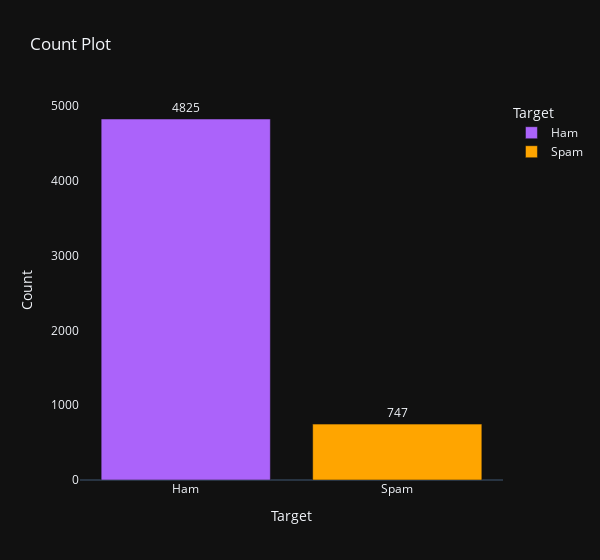

The code cell stored with this chart in its notebook:
### Code cell
temp = pd.DataFrame()
temp['Target'] = ['Ham','Spam']
temp['Count'] = [len(df[df['target'] == 'ham']), len(df[df['target'] == 'spam'])]
temp = temp.sort_values(by = ['Count'], ascending = False)
fig = px.bar(temp, x = 'Target', y = 'Count', 
             color = "Target", text_auto='', width = 600, 
             color_discrete_sequence = ["#AB63FA", "orange"],
             template = 'plotly_dark',
            title = "Count Plot")

fig.update_xaxes(showgrid = False)
fig.update_yaxes(showgrid = False)
fig.update_traces(textfont_size=12, textangle = 0, textposition = "outside", cliponaxis = False)
fig.show()

### Figure 1 — Plotly figure (JSON) as saved in the notebook; plotly's stock layout.template omitted (floating-point values rounded to 4 significant figures)
{"data": [{"alignmentgroup": "True", "cliponaxis": false, "hovertemplate": "Target=%{x}<br>Count=%{y}<extra></extra>", "legendgroup": "Ham", "marker": {"color": "#AB63FA", "pattern": {"shape": ""}}, "name": "Ham", "offsetgroup": "Ham", "orientation": "v", "showlegend": true, "textangle": 0, "textfont": {"size": 12}, "textposition": "outside", "texttemplate": "%{y:}", "type": "bar", "x": ["Ham"], "xaxis": "x", "y": [4825], "yaxis": "y"}, {"alignmentgroup": "True", "cliponaxis": false, "hovertemplate": "Target=%{x}<br>Count=%{y}<extra></extra>", "legendgroup": "Spam", "marker": {"color": "orange", "pattern": {"shape": ""}}, "name": "Spam", "offsetgroup": "Spam", "orientation": "v", "showlegend": true, "textangle": 0, "textfont": {"size": 12}, "textposition": "outside", "texttemplate": "%{y:}", "type": "bar", "x": ["Spam"], "xaxis": "x", "y": [747], "yaxis": "y"}], "layout": {"barmode": "relative", "legend": {"title": {"text": "Target"}, "tracegroupgap": 0}, "title": {"text": "Count Plot"}, "width": 600, "xaxis": {"anchor": "y", "categoryarray": ["Ham", "Spam"], "categoryorder": "array", "domain": [0, 1], "showgrid": false, "title": {"text": "Target"}}, "yaxis": {"anchor": "x", "domain": [0, 1], "showgrid": false, "title": {"text": "Count"}}}}
